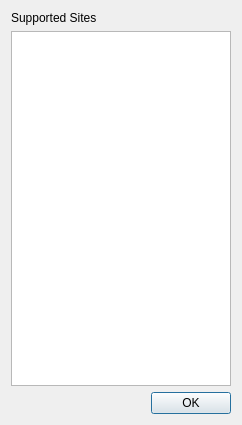
<?xml version="1.0" encoding="UTF-8"?>
<ui version="4.0">
 <class>supSitesDialog</class>
 <widget class="QDialog" name="supSitesDialog">
  <property name="geometry">
   <rect>
    <x>0</x>
    <y>0</y>
    <width>242</width>
    <height>425</height>
   </rect>
  </property>
  <property name="windowTitle">
   <string>Video-dl</string>
  </property>
  <property name="windowIcon">
   <iconset resource="../ExMplayer.qrc">
    <normaloff>:/images/ExMplayer.png</normaloff>:/images/ExMplayer.png</iconset>
  </property>
  <layout class="QGridLayout" name="gridLayout">
   <item row="0" column="0">
    <widget class="QLabel" name="label">
     <property name="text">
      <string>Supported Sites</string>
     </property>
    </widget>
   </item>
   <item row="1" column="0" colspan="2">
    <widget class="QListWidget" name="listWidget"/>
   </item>
   <item row="2" column="0">
    <widget class="QLabel" name="labelSiteCount">
     <property name="text">
      <string/>
     </property>
    </widget>
   </item>
   <item row="2" column="1">
    <widget class="QDialogButtonBox" name="buttonBox">
     <property name="orientation">
      <enum>Qt::Horizontal</enum>
     </property>
     <property name="standardButtons">
      <set>QDialogButtonBox::Ok</set>
     </property>
    </widget>
   </item>
  </layout>
 </widget>
 <resources>
  <include location="../ExMplayer.qrc"/>
 </resources>
 <connections>
  <connection>
   <sender>buttonBox</sender>
   <signal>accepted()</signal>
   <receiver>supSitesDialog</receiver>
   <slot>accept()</slot>
   <hints>
    <hint type="sourcelabel">
     <x>248</x>
     <y>254</y>
    </hint>
    <hint type="destinationlabel">
     <x>157</x>
     <y>274</y>
    </hint>
   </hints>
  </connection>
  <connection>
   <sender>buttonBox</sender>
   <signal>rejected()</signal>
   <receiver>supSitesDialog</receiver>
   <slot>reject()</slot>
   <hints>
    <hint type="sourcelabel">
     <x>316</x>
     <y>260</y>
    </hint>
    <hint type="destinationlabel">
     <x>286</x>
     <y>274</y>
    </hint>
   </hints>
  </connection>
 </connections>
</ui>
